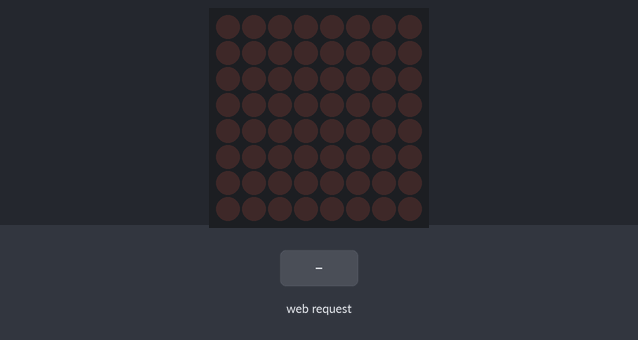
Simulated run of this program. Board: ESP32 board running MicroPython. Shown: 72×8 LED matrix. The test bench sets the inputs (shaded band). WiFi joins after 1.5 s; library files of the repository ran but are not shown: max7219.py; what the program prints to the serial console is not drawn.

Above: at 2.7 s.
2.8 s: HTTP request GET / received
At 4.6 s:
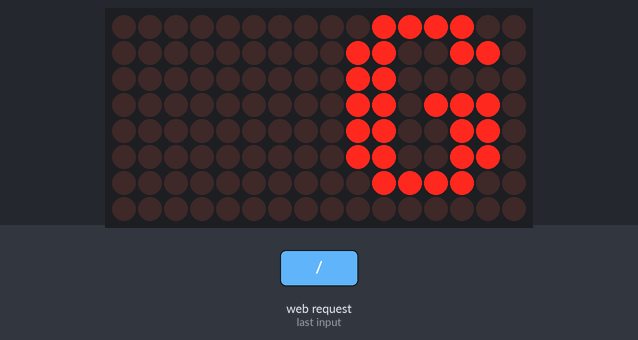
At 5.6 s:
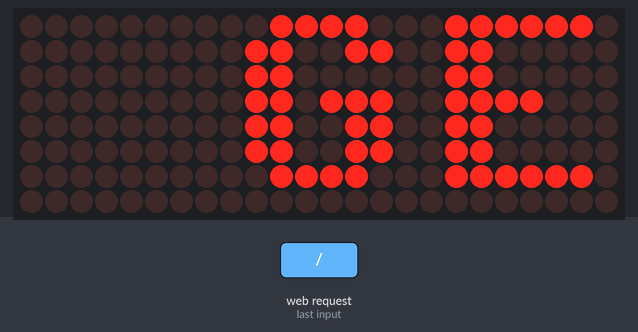
Timing chart, 0 to 7.1 s (numbered marks = the images above; inputs shaded):
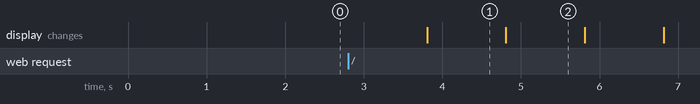

The program:

esp32_server.py
```python
# Other Libraries
from max7219 import Matrix8x8

# Pin and chip related
from machine import Pin, SPI
import time

# Network related
import network, socket

# Initializing Matrix
spi = SPI(1, baudrate=10000000, polarity=1, phase=0, sck=Pin(21), mosi=Pin(16))
ss = Pin(17, Pin.OUT)
display = Matrix8x8(spi, ss, 1)
display.brightness(15)

# Connect to local Wi Fi
ssid = '---'
password = '---'

station = network.WLAN(network.STA_IF)
station.active(True)
station.connect(ssid, password)

# Attempting connection
print("Attempting to connect to the Wi Fi...")
while not station.isconnected():
    pass
print('Connection successful')
print(station.ifconfig())

# Create Server
print("Initializing Server...")
s = socket.socket(socket.AF_INET, socket.SOCK_STREAM)  # Creating Socket
s.bind(('', 43321))  # Setting up port to listen to
s.listen(1)  # Only accept at a maximum of N connections

print("Awaiting Connections...")
while True:
    conn, address = s.accept()
    # print('Got a connection from %s' % str(address))

    # Reading request
    request = conn.recv(1024)

    # Parsing Request
    text_to_display = request.decode("utf-8")
    text_to_display = text_to_display + " "

    # Closing connection to save network resources
    conn.close()

    for i in range(len(text_to_display)):
        display = Matrix8x8(spi, ss, i+1)
        display.text(text_to_display ,0,0,1)
        time.sleep(1)
        display.show()
```

Measured:
- after the input at 2.8 s, the display: changes after 1.0 s (image 1)
- what the display in image 1 shows lasts 1.0 s, from 3.8 s to 4.8 s
